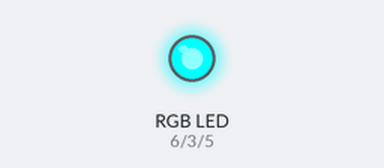
Recording of a sketch running on a simulated Arduino Uno, built with avr-gcc and run on an emulated ATmega328P. Shown: an RGB LED mixed from three pins (HIGH = lit). Dim RGB values are drawn brighter than linear.

Above: at 0.05 s.
At 1.0 s:
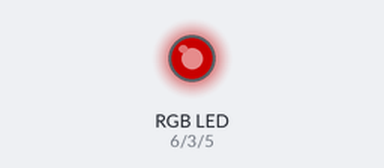
At 1.45 s:
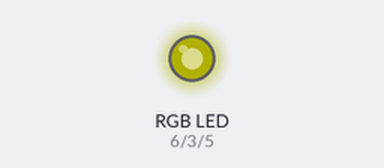
At 1.95 s:
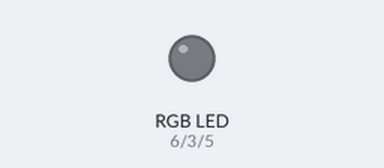
Timing chart, 0 to 4.6 s (numbered marks = the images above):
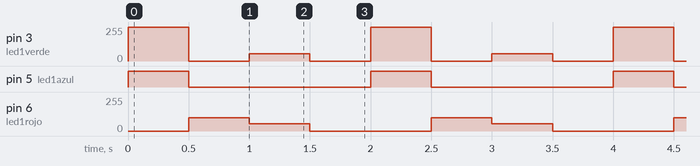

The sketch:

guia_manejo_analogico3.ino
```cpp
// Con un led rgb mostrar 3 tonalidades distintas
//de los siguientes colores, cian, rojo,
//amarillo.

#define led1rojo  6
#define led1azul  5
#define led1verde 3

void setup()
{
  pinMode(led1rojo, OUTPUT);
  pinMode(led1azul, OUTPUT);
  pinMode(led1verde, OUTPUT);
}

void loop()
{
  analogWrite(led1verde, 255);
  analogWrite(led1azul, 255);
  delay(500);
  analogWrite(led1verde, 0);
  analogWrite(led1azul, 0);
  analogWrite(led1rojo, 100);
  delay(500);
  analogWrite(led1rojo, 55);
  analogWrite(led1verde, 55);
  delay(500);
  analogWrite(led1rojo, 0);
  analogWrite(led1verde, 0);
  delay(500);
}
```

Measured:
- by itself, pin 3 (led1verde): repeats every 2.0 s: 0/255 0.50 s, 55/255 0.50 s, 0/255 0.50 s, 255/255 0.50 s
- by itself, pin 5 (led1azul): alternates HIGH for 0.50 s and LOW for 1.5 s
- by itself, pin 6 (led1rojo): repeats every 2.0 s: 55/255 0.50 s, 0/255 1.0 s, 100/255 0.50 s
